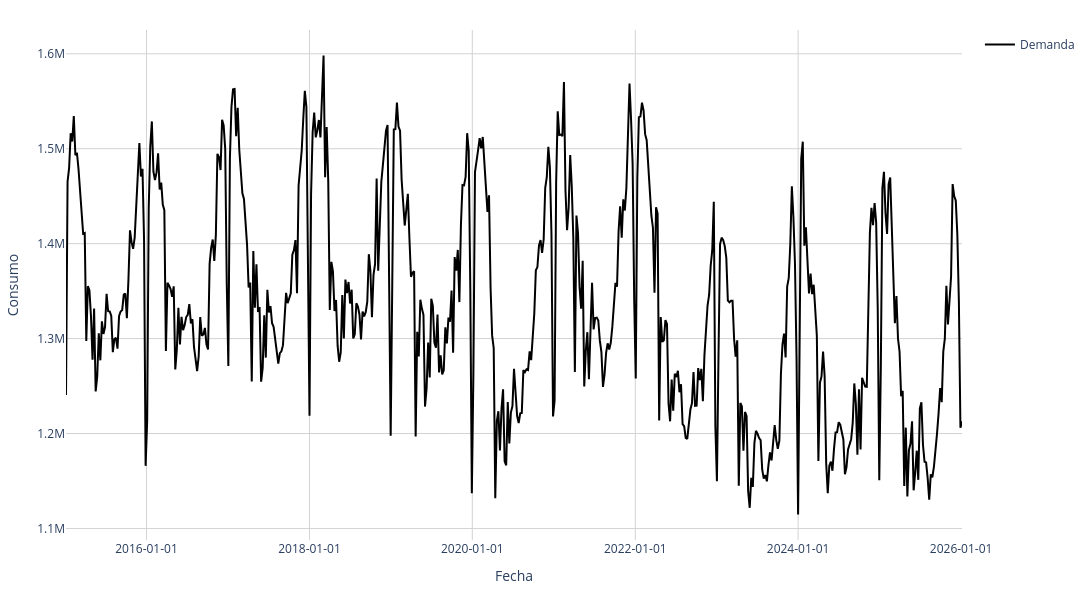

The notebook cell saved with this chart:
### Code cell
# # se grafican los datos de consumo de forma semanal
fig = px.line(
    df_data_close, #dataframe
    x="Date",
    y="original",
    labels={ # etiquetas para los ejes
        "Date": "Fecha",
        "original": "Consumo"
    },
    template="plotly_white" #estilos
)

fig.update_traces(
    name="Demanda", #props de la gráfica
    line=dict(color="black"),
    showlegend=True
)

#margenes y medidas de la gráfica
fig.update_layout(
    width=1200,
    height=600,
    legend_title_text="",
    margin=dict(l=60, r=30, t=30, b=60),
    plot_bgcolor="white",
    paper_bgcolor="white"
)
# eje horizontal y malla
fig.update_xaxes(
    tickformat="%Y-%m-%d",
    showgrid=True,
    gridcolor="lightgray",
    gridwidth=1,
    automargin=True
)
# eje vertical y malla
fig.update_yaxes(
    showgrid=True,
    gridcolor="lightgray",
    gridwidth=1,
    automargin=True
)

fig.show()

### Figure 1 — Plotly figure (JSON) as saved in the notebook; plotly's stock layout.template omitted (floating-point values rounded to 4 significant figures; data arrays with more than 128 entries replaced by an {"elided": "..."} marker saying what was removed)
{"data": [{"hovertemplate": "Fecha=%{x}<br>Consumo=%{y}<extra></extra>", "legendgroup": "", "line": {"color": "black", "dash": "solid"}, "marker": {"symbol": "circle"}, "mode": "lines", "name": "Demanda", "orientation": "v", "showlegend": true, "type": "scatter", "x": {"elided": "575 str values"}, "xaxis": "x", "y": {"elided": "575 float values"}, "yaxis": "y"}], "layout": {"height": 600, "legend": {"title": {"text": ""}, "tracegroupgap": 0}, "margin": {"b": 60, "l": 60, "r": 30, "t": 30}, "paper_bgcolor": "white", "plot_bgcolor": "white", "width": 1200, "xaxis": {"anchor": "y", "automargin": true, "domain": [0, 1], "gridcolor": "lightgray", "gridwidth": 1, "showgrid": true, "tickformat": "%Y-%m-%d", "title": {"text": "Fecha"}}, "yaxis": {"anchor": "x", "automargin": true, "domain": [0, 1], "gridcolor": "lightgray", "gridwidth": 1, "showgrid": true, "title": {"text": "Consumo"}}}}
